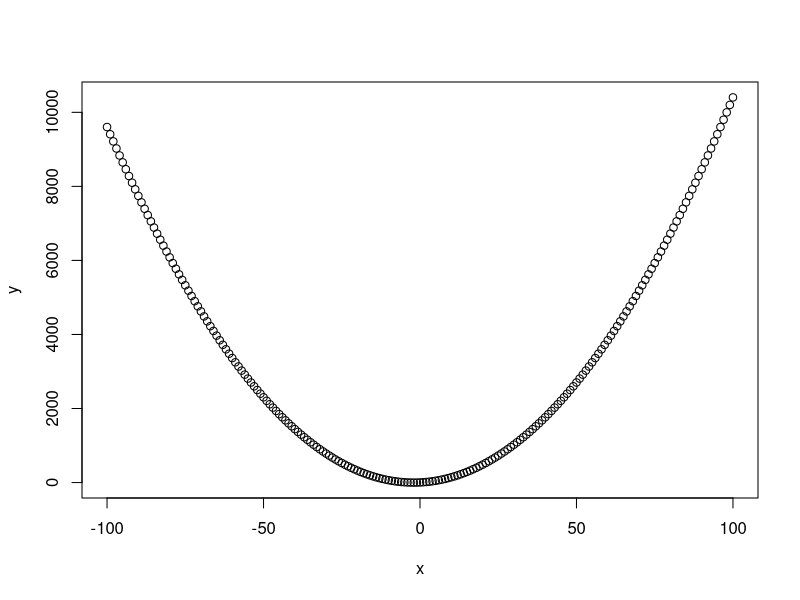

Reproduce this figure in R. (Note: this script raises an error after producing the figure.)
# INTRO
# Data frames!
rm(list = ls())

# Data frame from -100 to 100, and an example of a quadratic function

df = data.frame(x = -100:100)
df$y = df$x^2 + 4 * df$x + 3
plot(df) # Since we used x and y in the dataframe, we don't need to tell the plot function which is which
cor(df$x, df$y) #correlation coefficient
mean(df$x)
mean(df$y)
summary(df)
quantile(df$y)

# Calculus - integrate the above curve for 0 - 50

f = function(x) x^2 + 4 * x + 3
integrate(f, 0, 50)

# adding columns - cbind and cbind.data.frame
df = cbind(x = 1:10)
df = rbind(x = 1:10)
View(t(df))

df1 = data.frame(x = 1:10)
df2 = data.frame(x = 11:20)

df = rbind(df1, df2)
# WE WILL COME BACK TO SOME OF THESE!!!